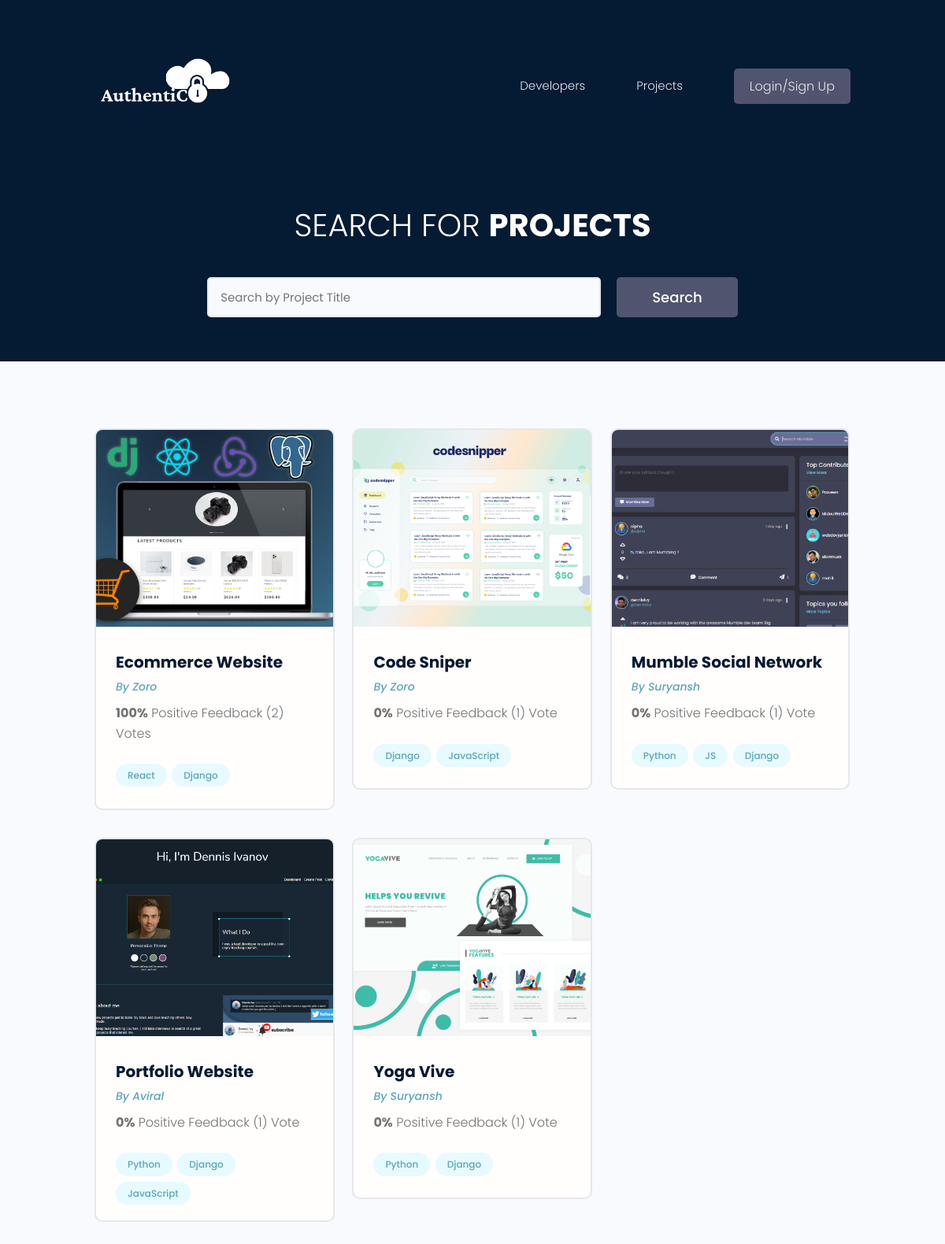
/projects/, run on the app's committed database.
### projects/models.py (models this page shows, shortened)
class Project(models.Model):
    owner = models.ForeignKey(
        Profile, null=True, blank=True, on_delete=models.CASCADE)
    title = models.CharField(max_length=200)
    description = models.TextField(null=True, blank=True)
    featured_image = models.ImageField(
        null=True, blank=True, default="default.jpg")
    demo_link = models.CharField(max_length=2000, null=True, blank=True)
    source_link = models.CharField(max_length=2000, null=True, blank=True)
    tags = models.ManyToManyField('Tag', blank=True)
    vote_total = models.IntegerField(default=0, null=True, blank=True)
    vote_ratio = models.IntegerField(default=0, null=True, blank=True)
    created = models.DateTimeField(auto_now_add=True)
    id = models.UUIDField(default=uuid.uuid4, unique=True,
                          primary_key=True, editable=False)
    class Meta:
        ordering = ['-vote_ratio', '-vote_total', 'title']
    @property
    def imageURL(self):
        try:
            url = self.featured_image.url
        except:
            url = ''
        return url

class Tag(models.Model):
    name = models.CharField(max_length=200)
    created = models.DateTimeField(auto_now_add=True)
    id = models.UUIDField(default=uuid.uuid4, unique=True,
                          primary_key=True, editable=False)
    def __str__(self):
        return self.name

### users/models.py (models this page shows, shortened)
class Profile(models.Model):
    user = models.OneToOneField(
        User, on_delete=models.CASCADE, null=True, blank=True)
    name = models.CharField(max_length=200, blank=True, null=True)
    email = models.EmailField(max_length=500, blank=True, null=True)
    username = models.CharField(max_length=200, blank=True, null=True)
    location = models.CharField(max_length=200, blank=True, null=True)
    short_intro = models.CharField(max_length=200, blank=True, null=True)
    bio = models.TextField(blank=True, null=True)
    profile_image = models.ImageField(
        null=True, blank=True, upload_to='profiles/', default="profiles/user-default.png")
    social_github = models.CharField(max_length=200, blank=True, null=True)
    social_twitter = models.CharField(max_length=200, blank=True, null=True)
    social_linkedin = models.CharField(max_length=200, blank=True, null=True)
    social_youtube = models.CharField(max_length=200, blank=True, null=True)
    social_website = models.CharField(max_length=200, blank=True, null=True)
    created = models.DateTimeField(auto_now_add=True)
    id = models.UUIDField(default=uuid.uuid4, unique=True,
                          primary_key=True, editable=False)
    roles = models.ManyToManyField(Role)
    class Meta:
        ordering = ['created']

### projects/views.py (the view)
# urls.py: path('projects/', views.getProjects),
def projects(request):
    projects, search_query = searchProjects(request)
    custom_range, projects = paginateProjects(request, projects, 6)
    context = {'projects': projects,
               'search_query': search_query, 'custom_range': custom_range}
    return render(request, 'projects/projects.html', context)

### projects/utils.py (called while the page is built)
def paginateProjects(request, projects, results):
    page = request.GET.get('page')
    paginator = Paginator(projects, results)
    try:
        projects = paginator.page(page)
    except PageNotAnInteger:
        page = 1
        projects = paginator.page(page)
    except EmptyPage:
        page = paginator.num_pages
        projects = paginator.page(page)
    leftIndex = (int(page) - 4)
    if leftIndex < 1:
        leftIndex = 1
    rightIndex = (int(page) + 5)
    if rightIndex > paginator.num_pages:
        rightIndex = paginator.num_pages + 1
    custom_range = range(leftIndex, rightIndex)
    return custom_range, projects

def searchProjects(request):
    search_query = ''
    if request.GET.get('search_query'):
        search_query = request.GET.get('search_query')
    tags = Tag.objects.filter(name__icontains=search_query)
    projects = Project.objects.distinct().filter(
        Q(title__icontains=search_query) |
        Q(description__icontains=search_query) |
        Q(owner__name__icontains=search_query) |
        Q(tags__in=tags)
    )
    return projects, search_query

### projects/templates/projects/projects.html (shortened to what this page needs)
{% extends 'main.html' %}
{% block content %}
<main class="projects">
    <section class="hero-section text-center">
        <div class="container container--narrow">
            <div class="hero-section__box">
                <h2>Search for <span>Projects</span></h2>
            </div>
            <div class="hero-section__search">
                <form id='searchForm' class="form" action="{% url 'projects' %}" method="get">
                    <div class="form__field">
                        <input class="input input--text" id="formInput#search" type="text" name="search_query"
                            placeholder="Search by Project Title" value="{{search_query}}" />
                    </div>
                    <input class="btn btn--sub btn--lg" type="submit" value="Search" />
                </form>
            </div>
        </div>
    </section>
    <section class="projectsList">
        <div class="container">
            <div class="grid grid--three">
                {% for project in projects %}
                <div class="column">
                    <div class="card project">
                        <a href="{% url 'project' project.id %}" class="project">
                            <img class="project__thumbnail" src="{{project.imageURL}}" alt="project thumbnail" />
                            <div class="card__body">
                                <h3 class="project__title">{{project.title}}</h3>
                                <p><a class="project__author" href="{% url 'user-profile' project.owner.id %}">By
                                        {{project.owner.name}}</a>
                                </p>
                                <p class="project--rating">
                                    <span style="font-weight: bold;">{{project.vote_ratio}}%</span> Positive
                                    Feedback ({{project.vote_total}}) Vote{{project.vote_total|pluralize:"s"}}
                                </p>
                                <div class="project__tags">
                                    {% for tag in project.tags.all %}
                                    <span class="tag tag--pill tag--main">
                                        <small>{{tag}}</small>
                                    </span>
                                    {% endfor %}
                                </div>
                            </div>
                        </a>
                    </div>
                </div>
                {% endfor %}
            </div>
        </div>
    </section>
</main>
{% endblock %}

### templates/main.html (shortened to what this page needs)
<!DOCTYPE html>
{% load static %}
<html>
<head>
    <link rel="stylesheet" href="https://cdn.iconmonstr.com/1.3.0/css/iconmonstr-iconic-font.min.css" />
    <link rel="stylesheet" href="{% static 'uikit/styles/uikit.css' %}" />
    <link rel="stylesheet" href="{% static 'styles/app.css' %}" />
</head>
<body>
    {% include 'navbar.html' %}
    {% block content %}
    {% endblock content %}
</body>
</html>

### templates/navbar.html (shortened to what this page needs)
{% load static %}
<header class="header">
    <div class="container container--narrow">
        <a href="{% url 'profiles' %}" class="header__logo">
            <img src="{% static 'images/companylogo.svg' %} " alt="AuthentiCo Logo" />
        </a>
        <nav class="header__nav">
            <ul class="header__menu">
                <li class="header__menuItem"><a href="{% url 'profiles' %}">Developers</a></li>
                <li class="header__menuItem"><a href="{% url 'projects' %}">Projects</a></li>
                {% if request.user.is_authenticated %}
                <li class="header__menuItem"><a href="{% url 'inbox' %}">Inbox</a></li>
                <li class="header__menuItem"><a href="{% url 'account' %}">Account</a></li>
                <li class="header__menuItem"><a href="{% url 'logout' %}" class="btn btn--sub">Logout</a></li>
                {% else %}
                <li class="header__menuItem"><a href="{% url 'login' %}" class="btn btn--sub">Login/Sign Up</a></li>
                {% endif %}
            </ul>
        </nav>
    </div>
</header>

### static/styles/app.css (style rules this page uses)
:root { --color-sub: #051a33; --color-sub-lighter: #051a33 }
.btn--sub { background-color: var(--color-sub-light); }
.card { border: 2px solid var(--color-light); }
img { width: 100%; }
.header { position: sticky; z-index: 111; background-color: var(--color-sub); padding: 1.5rem 0; }
.header > .container { display: flex; justify-content: space-between; align-items: center; width: 80%; }
.header__logo > img { width: 180px !important; height: 180px !important; }
.header__nav > ul { display: inline-flex; align-items: center; list-style: none; gap: 6.5rem; }
.header__menuItem > a { color: var(--color-light); font-weight: 300; }
.hero-section { height: 40vh; display: flex; align-items: center; background-color: var(--color-sub); }
.hero-section__box { margin-bottom: 4rem; }
.hero-section__box > h2, .hero-section__box > h2 > span { font-size: 4rem; color: var(--color-light); line-height: 1.3; text-transform: uppercase; }
.hero-section__box > h2 { font-weight: 300; }
.hero-section__box > h2 > span { font-weight: 700; }
.hero-section__search > .form { display: flex; align-items: center; justify-content: center; gap: 2rem; }
.hero-section__search > .form input.input--text { width: 50rem; }
.project__author { font-size: 1.4rem; font-style: italic; }
.project--rating { margin-bottom: 1.6em; margin-top: .5em; }
.projects > .hero-section { background: var(--color-sub-lighter); height: 30vh; }
.projects .hero-section__box { margin-bottom: 2.5rem; }
.projects .hero-section__box > h2 { color: white; }
.projects .hero-section__box > h2 > span { font-weight: 700; color: white; }
.projectsList { margin-top: 8rem; }
.project__thumbnail { height: 25rem; object-fit: cover; object-position: top center; }
.project__title { font-size: 2rem; font-weight: 700; color: var(--color-sub); }

### static/uikit/styles/modules/_variables.css (style rules this page uses)
:root { --color-main: #5aa5b9; --color-main-light: #e6faff; --color-sub: #3f4156; --color-sub-light: #51546e; --color-sub-lighter: #ededfd; --color-text: #737373; --color-gray: #8b8b8b; --color-light: #e5e7eb; --color-light-gray: #767676; --color-bg: #f8fafd; --color-white: #fffefd; --color-white-light: #f3f3f3; --color-success: #359e64; --color-success-bg: #def8e8; --color-error: #fc4b0b; --color-error-bg: #fff2ee; --font-base: 'Poppins', arial, helvetica, 'Segoe UI', roboto, ubuntu, sans-serif; --font-monospace: 'Fira Code', 'Courier New', courier, monospace; --font-regular: 300; --font-medium: 500; --font-bold: 700; --generic-shadow: 1px 1px 5px #00000010; --generic-transition: all 0.3s ease-in-out; }

### static/uikit/styles/modules/_base.css (style rules this page uses)
* { margin: 0; padding: 0; box-sizing: border-box; text-rendering: optimizeLegibility; color: inherit; font-size: inherit; }
html { font-size: 50%; }
@media only screen and (min-width: 480px) { html { font-size: 56.25%; } }
@media only screen and (min-width: 1200px) { html { font-size: 62.5%; } }
body { line-height: 1.6; font-weight: 400; font-size: 1.5rem; color: var(--color-text); background-color: var(--color-bg); min-height: 100vh; }

### static/uikit/styles/modules/_typography.css (style rules this page uses)
* { font-family: var(--font-base); }
h2 { font-size: 3.6rem; font-weight: var(--font-bold); }
h3 { font-size: 3.2rem; font-weight: var(--font-medium); }
p, span, strong { font-size: 1.6rem; color: var(--color-text); font-weight: var(--font-regular); }
a { padding-bottom: 2px; text-decoration: none; display: inline-block; color: var(--color-main); font-weight: var(--font-medium); }

### static/uikit/styles/modules/_utilities.css (style rules this page uses)
.container { width: 92%; max-width: 165rem; margin: 0 auto; box-sizing: border-box; }
.container--narrow { width: 92%; max-width: 120rem; }
@media screen and (min-width: 1000px) { .container { width: 90%; } }
@media screen and (min-width: 1000px) { .container--narrow { width: 85%; } }
@media screen and (min-width: 1200px) { .container { width: 80%; } }
@media screen and (min-width: 1200px) { .container--narrow { width: 72%; } }
.text-center { text-align: center; }

### static/uikit/styles/modules/_button.css (style rules this page uses)
.btn { display: inline-block; position: relative; cursor: pointer; background-color: var(--color-light); font-weight: var(--font-medium); color: var(--color-sub); text-decoration: none; padding: 1rem 2rem; border-radius: 0.5rem; border: none; width: -webkit-fit-content; width: -moz-fit-content; width: fit-content; height: -webkit-fit-content; height: -moz-fit-content; height: fit-content; font-size: 1.6rem; outline-width: 0; outline-color: transparent; -webkit-backface-visibility: hidden; backface-visibility: hidden; transition: all 0.3s ease-in-out; }
.btn--sub { background-color: var(--color-sub); color: var(--color-white); }
.btn--lg { font-size: 1.8rem; padding: 1.2rem 4.5rem; }

### data on the page
Project: imageURL (picture), title "Ecommerce Website", owner.name "Zoro", vote_ratio "100", vote_total "2"
Tag: name "React"
Tag: name "Django"
Project: imageURL (picture), title "Code Sniper", owner.name "Zoro", vote_ratio "0", vote_total "1"
Tag: name "JavaScript"
Project: imageURL (picture), title "Mumble Social Network", owner.name "Suryansh", vote_ratio "0", vote_total "1"
Tag: name "Python"
Tag: name "JS"
Project: imageURL (picture), title "Portfolio Website", owner.name "Aviral", vote_ratio "0", vote_total "1"
Project: imageURL (picture), title "Yoga Vive", owner.name "Suryansh", vote_ratio "0", vote_total "1"
